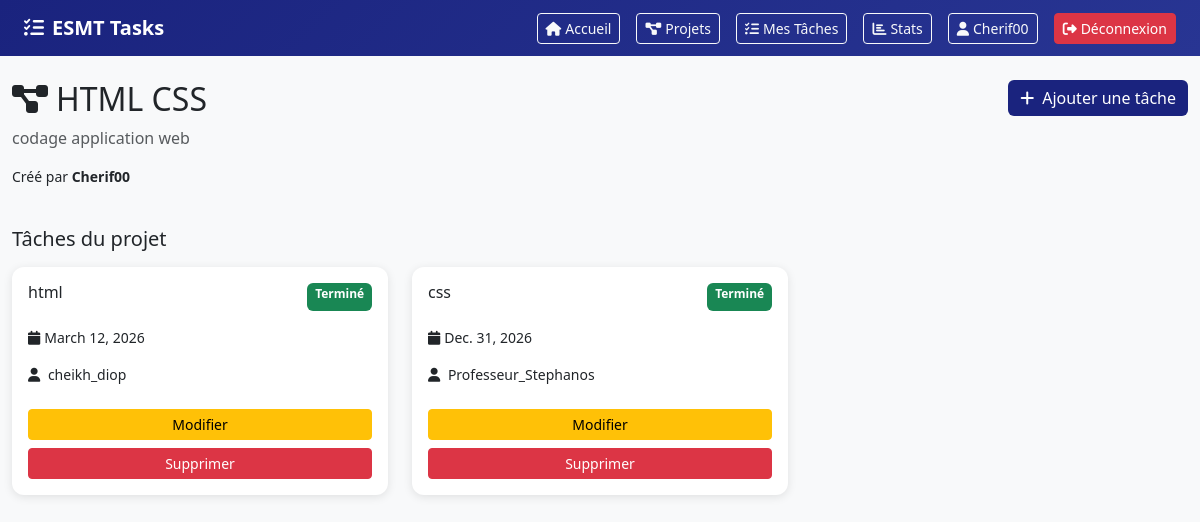
The page /projets/4/ (signed in) on the database its author committed.
### core/models.py (models this page shows, shortened)
class Projet(models.Model):
    titre = models.CharField(max_length=200)
    description = models.TextField(blank=True)
    createur = models.ForeignKey(User, on_delete=models.CASCADE, related_name='projets_crees')
    membres = models.ManyToManyField(User, related_name='projets_membres', blank=True)
    date_creation = models.DateTimeField(auto_now_add=True)

class Tache(models.Model):
    STATUT_CHOICES = [
        ('a_faire', 'À faire'),
        ('en_cours', 'En cours'),
        ('termine', 'Terminé'),
    ]
    projet = models.ForeignKey(Projet, on_delete=models.CASCADE, related_name='taches')
    titre = models.CharField(max_length=200)
    description = models.TextField(blank=True)
    date_limite = models.DateField()
    statut = models.CharField(max_length=20, choices=STATUT_CHOICES, default='a_faire')
    assigne_a = models.ForeignKey(User, on_delete=models.SET_NULL, null=True, blank=True, related_name='taches_assignees')
    date_creation = models.DateTimeField(auto_now_add=True)

### core/views.py (the view)
# urls.py: path('projets/<int:pk>/', views.detail_projet, name='detail_projet'),
@login_required
def detail_projet(request, pk):
    projet = get_object_or_404(Projet, pk=pk)
    if request.user != projet.createur and request.user not in projet.membres.all():
        messages.error(request, 'Accès refusé.')
        return redirect('liste_projets')
    taches = projet.taches.all()
    return render(request, 'core/detail_projet.html', {'projet': projet, 'taches': taches})

### core/templates/core/detail_projet.html (shortened to what this page needs)
{% extends 'core/base.html' %}
{% block content %}
<div class="row mb-4">
    <div class="col">
        <h2><i class="fas fa-project-diagram me-2"></i>{{ projet.titre }}</h2>
        <p class="text-muted">{{ projet.description }}</p>
        <p class="small">Créé par <strong>{{ projet.createur.username }}</strong></p>
    </div>
    {% if request.user == projet.createur %}
    <div class="col text-end">
       <a href="{% url 'creer_tache' projet.pk %}" class="btn btn-primary">
    <i class="fas fa-plus me-2"></i>Ajouter une tâche
</a>
    </div>
    {% endif %}
</div>
<h5 class="mb-3">Tâches du projet</h5>
<div class="row">
    {% for tache in taches %}
    <div class="col-md-4 mb-3">
        <div class="card p-3">
            <div class="d-flex justify-content-between">
                <h6>{{ tache.titre }}</h6>
                <span class="badge
                    {% if tache.statut == 'termine' %}bg-success
                    {% elif tache.statut == 'en_cours' %}bg-warning
                    {% else %}bg-secondary{% endif %}">
                    {{ tache.get_statut_display }}
                </span>
            </div>
            <p class="small"><i class="fas fa-calendar me-1"></i>{{ tache.date_limite }}</p>
            <p class="small"><i class="fas fa-user me-1"></i>
                {{ tache.assigne_a.username|default:"Non assigné" }}
            </p>
            {% if request.user == tache.assigne_a or request.user == projet.createur %}
            <a href="{% url 'modifier_tache' tache.pk %}" class="btn btn-sm btn-warning mt-2">Modifier</a>
            {% endif %}
            {% if request.user == projet.createur %}
            <a href="{% url 'supprimer_tache' tache.pk %}" class="btn btn-sm btn-danger mt-2">Supprimer</a>
            {% endif %}
        </div>
    </div>
    {% empty %}
    <div class="col">
        <p class="text-muted">Aucune tâche pour ce projet.</p>
    </div>
    {% endfor %}
</div>
{% endblock %}

### core/templates/core/base.html (shortened to what this page needs)
<!DOCTYPE html>
<html lang="fr">
<head>
    <link href="https://cdn.jsdelivr.net/npm/bootstrap@5.3.0/dist/css/bootstrap.min.css" rel="stylesheet">
    <link href="https://cdnjs.cloudflare.com/ajax/libs/font-awesome/6.4.0/css/all.min.css" rel="stylesheet">
</head>
<body>
    {% if user.is_authenticated %}
    <nav class="navbar navbar-dark px-4 py-2">
        <a class="navbar-brand fw-bold" href="{% url 'dashboard' %}">
            <i class="fas fa-tasks me-2"></i>ESMT Tasks
        </a>
        <div class="d-flex align-items-center gap-3">
            <a href="{% url 'dashboard' %}" class="btn btn-outline-light btn-sm">
                <i class="fas fa-home me-1"></i>Accueil
            </a>
            <a href="{% url 'liste_projets' %}" class="btn btn-outline-light btn-sm">
                <i class="fas fa-project-diagram me-1"></i>Projets
            </a>
            <a href="{% url 'mes_taches' %}" class="btn btn-outline-light btn-sm">
                <i class="fas fa-tasks me-1"></i>Mes Tâches
            </a>
            <a href="{% url 'statistiques' %}" class="btn btn-outline-light btn-sm">
                <i class="fas fa-chart-bar me-1"></i>Stats
            </a>
            <a href="{% url 'mon_profil' %}" class="btn btn-outline-light btn-sm">
                <i class="fas fa-user me-1"></i>{{ user.username }}
            </a>
            <a href="{% url 'deconnexion' %}" class="btn btn-danger btn-sm">
                <i class="fas fa-sign-out-alt me-1"></i>Déconnexion
            </a>
        </div>
    </nav>
    {% endif %}
    <div class="container-fluid py-4">
        {% block content %}{% endblock %}
    </div>
</body>
</html>

### core/templates/core/base.html (style rules this page uses)
body { background-color: #f8f9fa; }
.navbar { background: linear-gradient(135deg, #1a237e, #283593); }
.card { border: none; box-shadow: 0 2px 10px rgba(0,0,0,0.1); border-radius: 12px; }
.btn-primary { background: #1a237e; border: none; }

### rows shown on the page
Projet: titre "HTML CSS", description "codage application web", createur.username "Cherif00"
Tache: titre "html", statut "Terminé", date_limite "March 12, 2026", assigne_a.username "cheikh_diop", shows "Modifier"
Tache: titre "css", statut "Terminé", date_limite "Dec. 31, 2026", assigne_a.username "Professeur_Stephanos", shows "Modifier"

### other values the page prints
{{ user.username }} "Cherif00"
